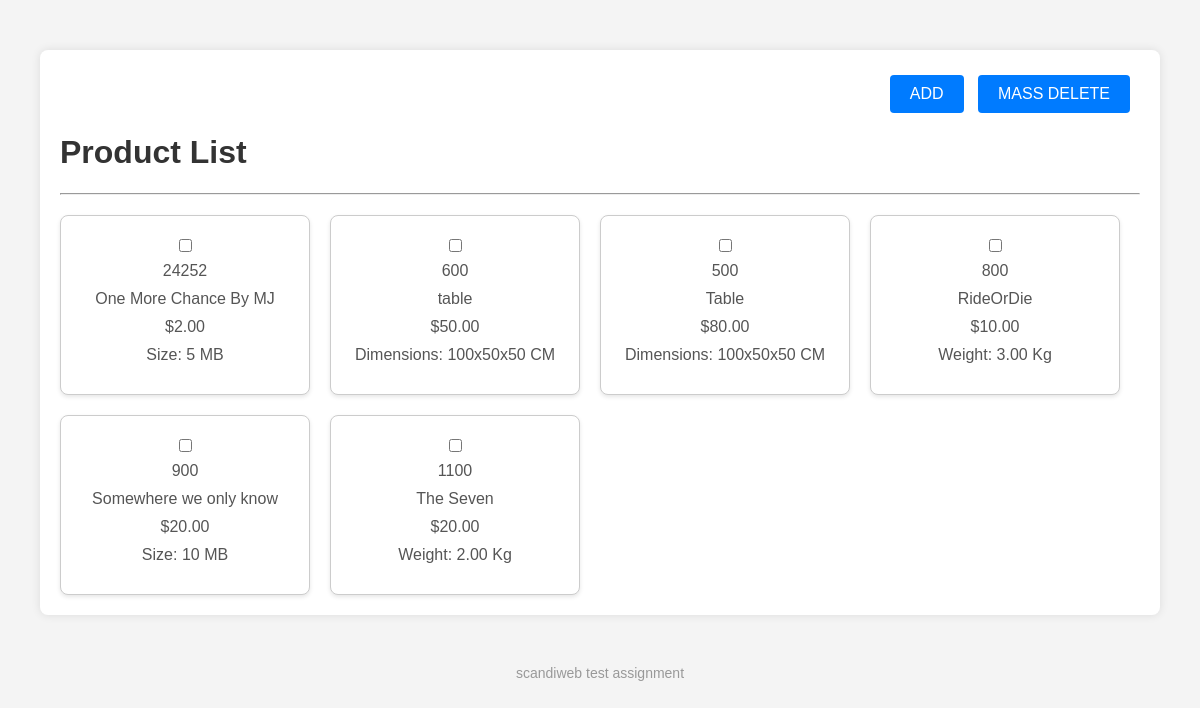
The page / on the database its author committed.
### tables this page shows
CREATE TABLE `products` (
  `id` int(11) NOT NULL,
  `sku` varchar(255) NOT NULL,
  `name` varchar(255) NOT NULL,
  `price` decimal(10,2) NOT NULL,
  `type` enum('DVD','Book','Furniture') NOT NULL,
  `size_mb` int(11) DEFAULT NULL,
  `weight_kg` decimal(10,2) DEFAULT NULL,
  `dimensions` varchar(255) DEFAULT NULL
);

### index.php (the view, shortened to what this page needs)
<?php
$database = new Database();
$conn = $database->getConnection();
$query = "SELECT * FROM products";
$stmt = $conn->prepare($query);
$stmt->execute();
$products = $stmt->fetchAll(PDO::FETCH_ASSOC);
?>
<!DOCTYPE html>
<html lang="en">
<head>
    <link rel="stylesheet" href="styles.css">
</head>
<body>
    <div class="container">
         <div class="btns_">
       <button id="add-product-btn" onclick="window.location.href='add-product.php'">ADD</button>
        <button id="mass-delete-btn">MASS DELETE</button>
        </div>
        <h1>Product List</h1>
        <hr>
        <div id="product-list">
            <?php foreach ($products as $product): ?>
                <div class="product-card">
                    <input type="checkbox" class="delete-checkbox">
                    <div class="product-details">
                        <span class="product-sku"><?php echo htmlspecialchars($product['sku']); ?></span>
                        <span class="product-name"><?php echo htmlspecialchars($product['name']); ?></span>
                        <span class="product-price">$<?php echo htmlspecialchars($product['price']); ?></span>
                        <span class="product-attribute">
                            <?php
                            if ($product['type'] == 'DVD') {
                                echo "Size: " . htmlspecialchars($product['size_mb']) . " MB";
                            } elseif ($product['type'] == 'Book') {
                                echo "Weight: " . htmlspecialchars($product['weight_kg']) . " Kg";
                            } elseif ($product['type'] == 'Furniture') {
                                echo "Dimensions: " . htmlspecialchars($product['dimensions']) ." CM";
                            }
                            ?>
                        </span>
                    </div>
                </div>
            <?php endforeach; ?>
        </div>
    </div>
    <?php include('components/footer.php') ?>
</body>
</html>

### components/footer.php
<footer>
    <p> scandiweb test assignment</p>
</footer>

### styles.css (style rules this page uses)
body { font-family: Arial, sans-serif; background-color: #f4f4f4; margin: 0; padding: 0; }
.container { width: 90%; max-width: 1200px; margin: 50px auto; padding: 20px; background-color: #fff; box-shadow: 0 0 10px rgba(0, 0, 0, 0.1); border-radius: 8px; }
h1 { text-align: left; color: #333; }
button { padding: 10px 20px; background-color: #007bff; color: #fff; border: none; border-radius: 4px; cursor: pointer; font-size: 16px; margin-top: 5px; margin-right: 10px; }
.btns_ { text-align: right; }
#product-list { display: flex; flex-wrap: wrap; gap: 20px; margin-top: 20px; }
.product-card { background-color: #fff; border: 1px solid #ccc; border-radius: 8px; box-shadow: 0 2px 4px rgba(0, 0, 0, 0.1); padding: 20px; width: calc(25% - 20px); box-sizing: border-box; display: flex; flex-direction: column; align-items: center; }
.product-card input[type="checkbox"] { margin-bottom: 10px; }
.product-details { text-align: center; }
.product-sku, .product-name, .product-price, .product-attribute { display: block; margin-bottom: 10px; font-size: 16px; color: #555; }
footer { text-align: center; margin-top: 20px; color: #999; font-size: 14px; }

### rows shown on the page
products: sku "24252", name "One More Chance By MJ", price "2.00", size_mb "5"
products: sku "600", name "table", price "50.00", dimensions "100x50x50"
products: sku "500", name "Table", price "80.00", dimensions "100x50x50"
products: sku "800", name "RideOrDie", price "10.00", weight_kg "3.00"
products: sku "900", name "Somewhere we only know", price "20.00", size_mb "10"
products: sku "1100", name "The Seven", price "20.00", weight_kg "2.00"
